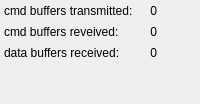
           <widget class="QWidget" name="tab4">
            <attribute name="title">
             <string>statistics</string>
            </attribute>
            <layout class="QGridLayout" name="gridLayout_4" columnstretch="2,1,2">
             <property name="leftMargin">
              <number>4</number>
             </property>
             <property name="topMargin">
              <number>4</number>
             </property>
             <property name="rightMargin">
              <number>4</number>
             </property>
             <property name="bottomMargin">
              <number>4</number>
             </property>
             <property name="spacing">
              <number>4</number>
             </property>
             <item row="2" column="1">
              <widget class="QLabel" name="dataRx">
               <property name="text">
                <string>0</string>
               </property>
               <property name="alignment">
                <set>Qt::AlignRight|Qt::AlignTrailing|Qt::AlignVCenter</set>
               </property>
               <property name="wordWrap">
                <bool>false</bool>
               </property>
              </widget>
             </item>
             <item row="3" column="0" colspan="2">
              <spacer name="verticalSpacer_2">
               <property name="orientation">
                <enum>Qt::Vertical</enum>
               </property>
               <property name="sizeHint" stdset="0">
                <size>
                 <width>20</width>
                 <height>40</height>
                </size>
               </property>
              </spacer>
             </item>
             <item row="1" column="1">
              <widget class="QLabel" name="cmdRx">
               <property name="text">
                <string>0</string>
               </property>
               <property name="alignment">
                <set>Qt::AlignRight|Qt::AlignTrailing|Qt::AlignVCenter</set>
               </property>
               <property name="wordWrap">
                <bool>false</bool>
               </property>
              </widget>
             </item>
             <item row="1" column="0">
              <widget class="QLabel" name="textLabel1_2_3">
               <property name="text">
                <string>cmd buffers reveived:</string>
               </property>
               <property name="wordWrap">
                <bool>false</bool>
               </property>
              </widget>
             </item>
             <item row="0" column="1">
              <widget class="QLabel" name="cmdTx">
               <property name="text">
                <string>0</string>
               </property>
               <property name="alignment">
                <set>Qt::AlignRight|Qt::AlignTrailing|Qt::AlignVCenter</set>
               </property>
               <property name="wordWrap">
                <bool>false</bool>
               </property>
              </widget>
             </item>
             <item row="0" column="0">
              <widget class="QLabel" name="textLabel1_2">
               <property name="text">
                <string>cmd buffers transmitted:</string>
               </property>
               <property name="wordWrap">
                <bool>false</bool>
               </property>
              </widget>
             </item>
             <item row="2" column="0">
              <widget class="QLabel" name="textLabel1_2_2">
               <property name="text">
                <string>data buffers received:</string>
               </property>
               <property name="wordWrap">
                <bool>false</bool>
               </property>
              </widget>
             </item>
             <item row="1" column="2">
              <spacer name="horizontalSpacer_5">
               <property name="orientation">
                <enum>Qt::Horizontal</enum>
               </property>
               <property name="sizeHint" stdset="0">
                <size>
                 <width>40</width>
                 <height>20</height>
                </size>
               </property>
              </spacer>
             </item>
            </layout>
           </widget>
